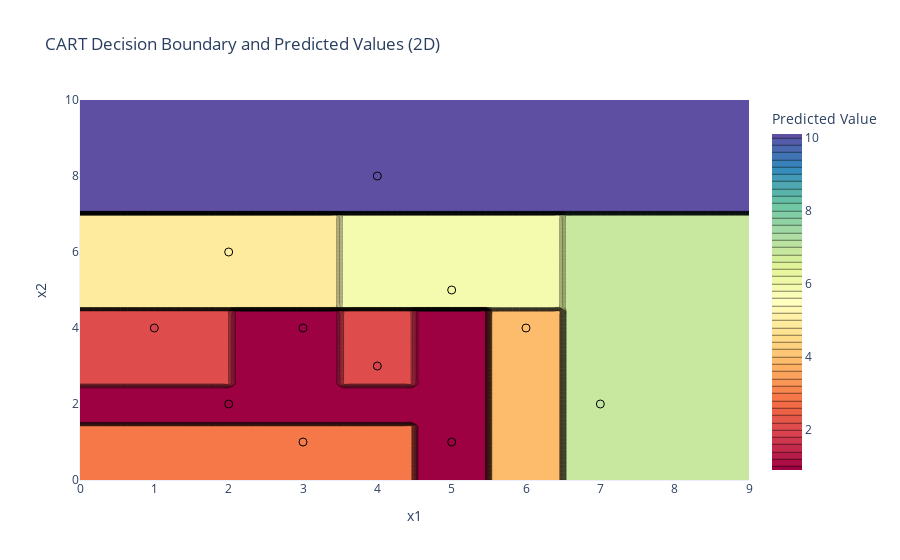

Here is the notebook cell this chart was saved with:
### Code cell
x1_range = np.linspace(max(0, X[:, 0].min() - 2), X[:, 0].max() + 2, 100)
x2_range = np.linspace(max(0, X[:, 1].min() - 2), X[:, 1].max() + 2, 100)

x1_grid, x2_grid = np.meshgrid(x1_range, x2_range)
grid_points = np.vstack([x1_grid.ravel(), x2_grid.ravel()]).T
y_grid = regressor.predict(grid_points).reshape(x1_grid.shape)

fig_2d = go.Figure()

fig_2d.add_trace(
    go.Contour(
        z=y_grid,
        x=x1_range,
        y=x2_range,
        colorscale="Spectral",
        contours=dict(start=y_grid.min(), end=y_grid.max(), size=0.2),
        colorbar=dict(title="Predicted Value"),
    )
)

fig_2d.add_trace(
    go.Scatter(
        x=X[:, 0],
        y=X[:, 1],
        mode="markers",
        marker=dict(size=8, color=y, colorscale="Spectral", line=dict(width=1, color="black")),
        name="Data Points",
    )
)

fig_2d.update_layout(
    title="CART Decision Boundary and Predicted Values (2D)",
    xaxis_title="x1",
    yaxis_title="x2",
    template="plotly_white",
    showlegend=False,
)

fig_2d.show()

### Figure 1 — Plotly figure (JSON) as saved in the notebook; plotly's stock layout.template omitted (floating-point values rounded to 4 significant figures; data arrays with more than 128 entries replaced by an {"elided": "..."} marker saying what was removed)
{"data": [{"colorbar": {"title": {"text": "Predicted Value"}}, "colorscale": [[0, "rgb(158,1,66)"], [0.1, "rgb(213,62,79)"], [0.2, "rgb(244,109,67)"], [0.3, "rgb(253,174,97)"], [0.4, "rgb(254,224,139)"], [0.5, "rgb(255,255,191)"], [0.6, "rgb(230,245,152)"], [0.7, "rgb(171,221,164)"], [0.8, "rgb(102,194,165)"], [0.9, "rgb(50,136,189)"], [1, "rgb(94,79,162)"]], "contours": {"end": 10, "size": 0.2, "start": 1}, "type": "contour", "x": [0, 0.09091, 0.1818, 0.2727, 0.3636, 0.4545, 0.5455, 0.6364, 0.7273, 0.8182, 0.9091, 1, 1.091, 1.182, 1.273, 1.364, 1.455, 1.545, 1.636, 1.727, 1.818, 1.909, 2, 2.091, 2.182, 2.273, 2.364, 2.455, 2.545, 2.636, 2.727, 2.818, 2.909, 3, 3.091, 3.182, 3.273, 3.364, 3.455, 3.545, 3.636, 3.727, 3.818, 3.909, 4, 4.091, 4.182, 4.273, 4.364, 4.455, 4.545, 4.636, 4.727, 4.818, 4.909, 5, 5.091, 5.182, 5.273, 5.364, 5.455, 5.545, 5.636, 5.727, 5.818, 5.909, 6, 6.091, 6.182, 6.273, 6.364, 6.455, 6.545, 6.636, 6.727, 6.818, 6.909, 7, 7.091, 7.182, 7.273, 7.364, 7.455, 7.545, 7.636, 7.727, 7.818, 7.909, 8, 8.091, 8.182, 8.273, 8.364, 8.455, 8.545, 8.636, 8.727, 8.818, 8.909, 9], "y": [0, 0.101, 0.202, 0.303, 0.404, 0.5051, 0.6061, 0.7071, 0.8081, 0.9091, 1.01, 1.111, 1.212, 1.313, 1.414, 1.515, 1.616, 1.717, 1.818, 1.919, 2.02, 2.121, 2.222, 2.323, 2.424, 2.525, 2.626, 2.727, 2.828, 2.929, 3.03, 3.131, 3.232, 3.333, 3.434, 3.535, 3.636, 3.737, 3.838, 3.939, 4.04, 4.141, 4.242, 4.343, 4.444, 4.545, 4.646, 4.747, 4.848, 4.949, 5.051, 5.152, 5.253, 5.354, 5.455, 5.556, 5.657, 5.758, 5.859, 5.96, 6.061, 6.162, 6.263, 6.364, 6.465, 6.566, 6.667, 6.768, 6.869, 6.97, 7.071, 7.172, 7.273, 7.374, 7.475, 7.576, 7.677, 7.778, 7.879, 7.98, 8.081, 8.182, 8.283, 8.384, 8.485, 8.586, 8.687, 8.788, 8.889, 8.99, 9.091, 9.192, 9.293, 9.394, 9.495, 9.596, 9.697, 9.798, 9.899, 10], "z": {"elided": "100x100 int values"}}, {"marker": {"color": [2, 1, 3, 5, 1, 2, 1, 10, 6, 4, 7], "colorscale": [[0, "rgb(158,1,66)"], [0.1, "rgb(213,62,79)"], [0.2, "rgb(244,109,67)"], [0.3, "rgb(253,174,97)"], [0.4, "rgb(254,224,139)"], [0.5, "rgb(255,255,191)"], [0.6, "rgb(230,245,152)"], [0.7, "rgb(171,221,164)"], [0.8, "rgb(102,194,165)"], [0.9, "rgb(50,136,189)"], [1, "rgb(94,79,162)"]], "line": {"color": "black", "width": 1}, "size": 8}, "mode": "markers", "name": "Data Points", "type": "scatter", "x": [1, 2, 3, 2, 3, 4, 5, 4, 5, 6, 7], "y": [4, 2, 1, 6, 4, 3, 1, 8, 5, 4, 2]}], "layout": {"showlegend": false, "title": {"text": "CART Decision Boundary and Predicted Values (2D)"}, "xaxis": {"title": {"text": "x1"}}, "yaxis": {"title": {"text": "x2"}}}}
